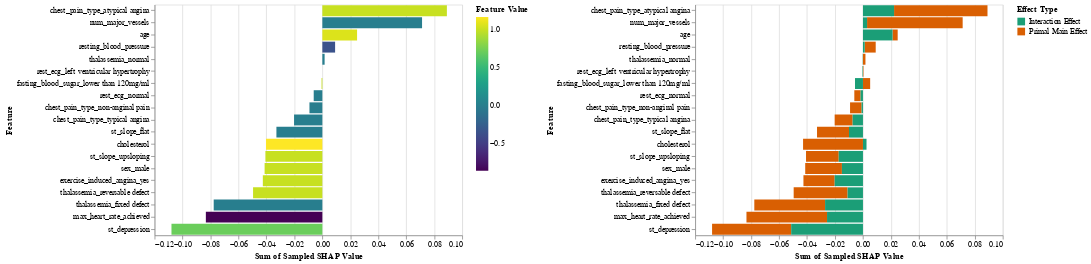

Here is the notebook cell this chart was saved with:
### Code cell
patient_index = 2
ind_df = pd.DataFrame({
    'Primal Main Effect': primal_effects[patient_index],
    'Interaction Effect': sample_shap[patient_index] - primal_effects[patient_index],
    'Feature': X_test.columns,
    'Feature Value': X_test.loc[X_test.index[patient_index]]
})

melted_df = pd.melt(ind_df, id_vars=['Feature', 'Feature Value'], value_name='Sampled SHAP Value', var_name='Effect Type')

base = alt.Chart(melted_df).mark_bar().encode(
    alt.X('sum(Sampled SHAP Value):Q'),
    alt.Y('Feature:N', sort=alt.EncodingSortField(
            field="Sampled SHAP Value",
            order="descending" 
        ))
)

base_descending = base.transform_window(
    rank='rank(sum(Sampled SHAP Value))',
    sort=[alt.SortField('sum(Sampled SHAP Value)', order='descending')]
)

base_ascending = base.transform_window(
    rank='rank(sum(Sampled SHAP Value))',
    sort=[alt.SortField('sum(Sampled SHAP Value)', order='ascending')]
)

(base_descending.encode(
    alt.Color('Feature Value:Q', scale=alt.Scale(scheme='viridis'))
))  | base_descending.encode(
    alt.Color('Effect Type:N', scale=alt.Scale(scheme='dark2'))
)

### Figure 1 — Vega-Lite specification as saved in the notebook (floating-point values rounded to 4 significant figures)
{"$schema": "https://vega.github.io/schema/vega-lite/v3.4.0.json", "config": {"mark": {"tooltip": null}, "view": {"height": 300, "width": 400}}, "data": {"name": "data-d0c7645a6560d5e566734f42630c1183"}, "datasets": {"data-d0c7645a6560d5e566734f42630c1183": [{"Effect Type": "Primal Main Effect", "Feature": "age", "Feature Value": 1.063, "Sampled SHAP Value": 0.003677}, {"Effect Type": "Primal Main Effect", "Feature": "resting_blood_pressure", "Feature Value": -0.3458, "Sampled SHAP Value": 0.007871}, {"Effect Type": "Primal Main Effect", "Feature": "cholesterol", "Feature Value": 1.169, "Sampled SHAP Value": -0.04283}, {"Effect Type": "Primal Main Effect", "Feature": "max_heart_rate_achieved", "Feature Value": -0.8554, "Sampled SHAP Value": -0.05763}, {"Effect Type": "Primal Main Effect", "Feature": "st_depression", "Feature Value": 0.7086, "Sampled SHAP Value": -0.05657}, {"Effect Type": "Primal Main Effect", "Feature": "num_major_vessels", "Feature Value": 0, "Sampled SHAP Value": 0.06837}, {"Effect Type": "Primal Main Effect", "Feature": "sex_male", "Feature Value": 1, "Sampled SHAP Value": -0.02625}, {"Effect Type": "Primal Main Effect", "Feature": "chest_pain_type_atypical angina", "Feature Value": 1, "Sampled SHAP Value": 0.06681}, {"Effect Type": "Primal Main Effect", "Feature": "chest_pain_type_non-anginal pain", "Feature Value": 0, "Sampled SHAP Value": -0.008247}, {"Effect Type": "Primal Main Effect", "Feature": "chest_pain_type_typical angina", "Feature Value": 0, "Sampled SHAP Value": -0.01285}, {"Effect Type": "Primal Main Effect", "Feature": "fasting_blood_sugar_lower than 120mg/ml", "Feature Value": 1, "Sampled SHAP Value": 0.005146}, {"Effect Type": "Primal Main Effect", "Feature": "rest_ecg_left ventricular hypertrophy", "Feature Value": 0, "Sampled SHAP Value": 0.0003506}, {"Effect Type": "Primal Main Effect", "Feature": "rest_ecg_normal", "Feature Value": 0, "Sampled SHAP Value": -0.004474}, {"Effect Type": "Primal Main Effect", "Feature": "exercise_induced_angina_yes", "Feature Value": 1, "Sampled SHAP Value": -0.02234}, {"Effect Type": "Primal Main Effect", "Feature": "st_slope_flat", "Feature Value": 0, "Sampled SHAP Value": -0.02289}, {"Effect Type": "Primal Main Effect", "Feature": "st_slope_upsloping", "Feature Value": 1, "Sampled SHAP Value": -0.02339}, {"Effect Type": "Primal Main Effect", "Feature": "thalassemia_fixed defect", "Feature Value": 0, "Sampled SHAP Value": -0.05061}, {"Effect Type": "Primal Main Effect", "Feature": "thalassemia_normal", "Feature Value": 0, "Sampled SHAP Value": 0.001783}, {"Effect Type": "Primal Main Effect", "Feature": "thalassemia_reversable defect", "Feature Value": 1, "Sampled SHAP Value": -0.03856}, {"Effect Type": "Interaction Effect", "Feature": "age", "Feature Value": 1.063, "Sampled SHAP Value": 0.02116}, {"Effect Type": "Interaction Effect", "Feature": "resting_blood_pressure", "Feature Value": -0.3458, "Sampled SHAP Value": 0.001249}, {"Effect Type": "Interaction Effect", "Feature": "cholesterol", "Feature Value": 1.169, "Sampled SHAP Value": 0.002546}, {"Effect Type": "Interaction Effect", "Feature": "max_heart_rate_achieved", "Feature Value": -0.8554, "Sampled SHAP Value": -0.02569}, {"Effect Type": "Interaction Effect", "Feature": "st_depression", "Feature Value": 0.7086, "Sampled SHAP Value": -0.05134}, {"Effect Type": "Interaction Effect", "Feature": "num_major_vessels", "Feature Value": 0, "Sampled SHAP Value": 0.002941}, {"Effect Type": "Interaction Effect", "Feature": "sex_male", "Feature Value": 1, "Sampled SHAP Value": -0.01505}, {"Effect Type": "Interaction Effect", "Feature": "chest_pain_type_atypical angina", "Feature Value": 1, "Sampled SHAP Value": 0.02225}, {"Effect Type": "Interaction Effect", "Feature": "chest_pain_type_non-anginal pain", "Feature Value": 0, "Sampled SHAP Value": -0.0009796}, {"Effect Type": "Interaction Effect", "Feature": "chest_pain_type_typical angina", "Feature Value": 0, "Sampled SHAP Value": -0.007397}, {"Effect Type": "Interaction Effect", "Feature": "fasting_blood_sugar_lower than 120mg/ml", "Feature Value": 1, "Sampled SHAP Value": -0.005712}, {"Effect Type": "Interaction Effect", "Feature": "rest_ecg_left ventricular hypertrophy", "Feature Value": 0, "Sampled SHAP Value": -0.0003506}, {"Effect Type": "Interaction Effect", "Feature": "rest_ecg_normal", "Feature Value": 0, "Sampled SHAP Value": -0.001704}, {"Effect Type": "Interaction Effect", "Feature": "exercise_induced_angina_yes", "Feature Value": 1, "Sampled SHAP Value": -0.02023}, {"Effect Type": "Interaction Effect", "Feature": "st_slope_flat", "Feature Value": 0, "Sampled SHAP Value": -0.009967}, {"Effect Type": "Interaction Effect", "Feature": "st_slope_upsloping", "Feature Value": 1, "Sampled SHAP Value": -0.01734}, {"Effect Type": "Interaction Effect", "Feature": "thalassemia_fixed defect", "Feature Value": 0, "Sampled SHAP Value": -0.02709}, {"Effect Type": "Interaction Effect", "Feature": "thalassemia_normal", "Feature Value": 0, "Sampled SHAP Value": -0.0001633}, {"Effect Type": "Interaction Effect", "Feature": "thalassemia_reversable defect", "Feature Value": 1, "Sampled SHAP Value": -0.01099}]}, "hconcat": [{"encoding": {"color": {"field": "Feature Value", "scale": {"scheme": "viridis"}, "type": "quantitative"}, "x": {"aggregate": "sum", "field": "Sampled SHAP Value", "type": "quantitative"}, "y": {"field": "Feature", "sort": {"field": "Sampled SHAP Value", "order": "descending"}, "type": "nominal"}}, "mark": "bar", "transform": [{"sort": [{"field": "sum(Sampled SHAP Value)", "order": "descending"}], "window": [{"as": "rank", "field": "sum(Sampled SHAP Value)", "op": "rank"}]}]}, {"encoding": {"color": {"field": "Effect Type", "scale": {"scheme": "dark2"}, "type": "nominal"}, "x": {"aggregate": "sum", "field": "Sampled SHAP Value", "type": "quantitative"}, "y": {"field": "Feature", "sort": {"field": "Sampled SHAP Value", "order": "descending"}, "type": "nominal"}}, "mark": "bar", "transform": [{"sort": [{"field": "sum(Sampled SHAP Value)", "order": "descending"}], "window": [{"as": "rank", "field": "sum(Sampled SHAP Value)", "op": "rank"}]}]}]}
